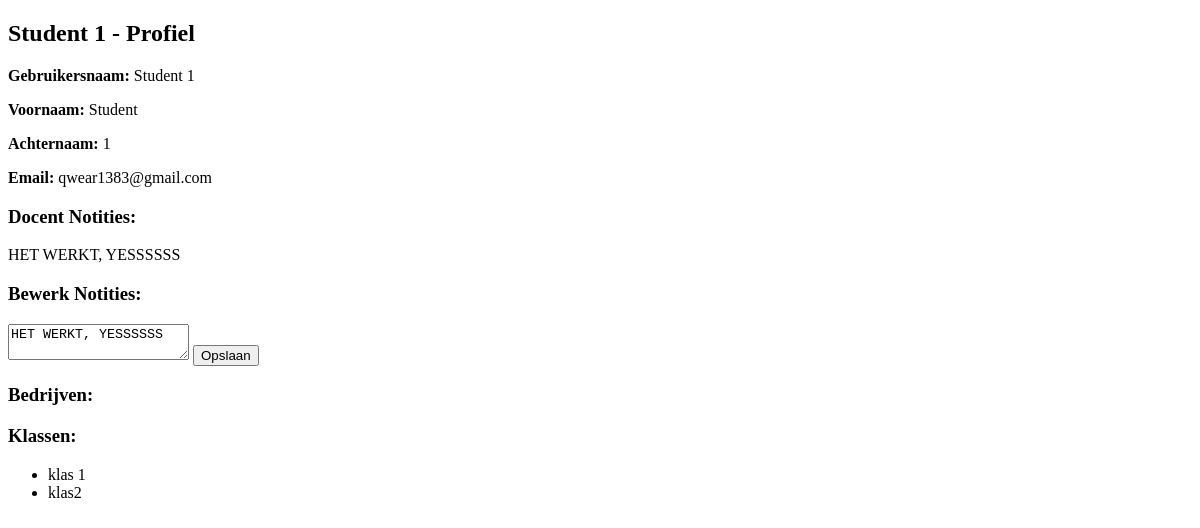
/homepage/student_profile/9/ (signed in), run on an earlier commit of the app's database.
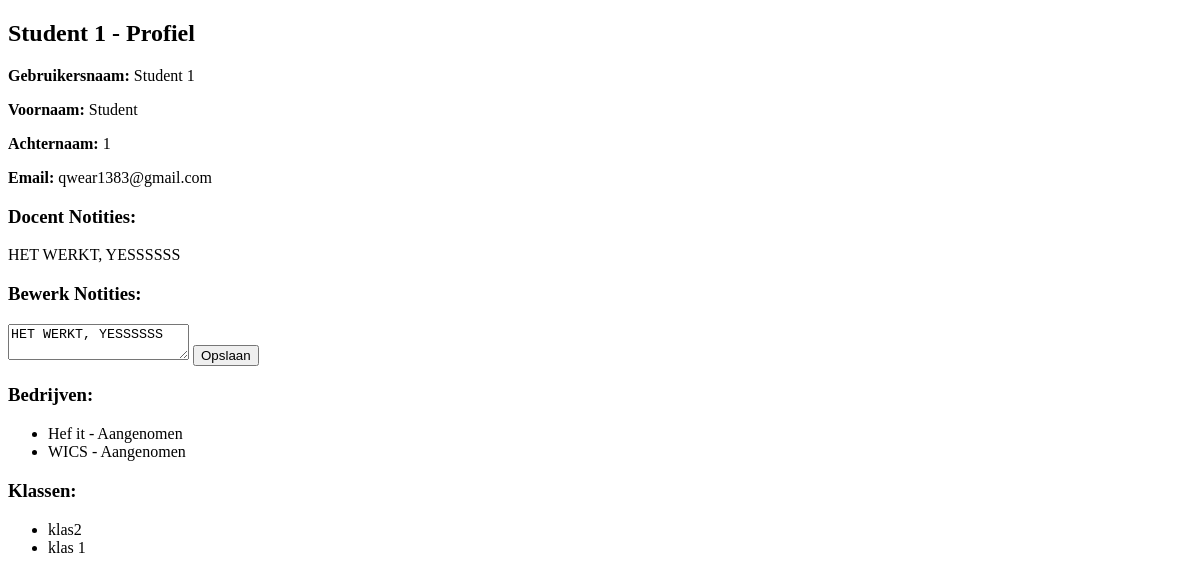
And on a later commit of the database.
### homepage/models.py (models this page shows, shortened)
class Klas(models.Model):
    naam = models.CharField(max_length=100)
    docent = models.ForeignKey(settings.AUTH_USER_MODEL, on_delete=models.CASCADE)
    studenten = models.ManyToManyField(settings.AUTH_USER_MODEL, related_name='klassen', blank=True)
    beschrijving = models.TextField(blank=True)

class Company(models.Model):
    name = models.CharField(max_length=255)
    email = models.EmailField()
    website = models.URLField()
    status_choices = [
        ('Afgewezen', 'Afgewezen'),
        ('Wachtend', 'Wachtend'),
        ('Aangenomen', 'Aangenomen'),
    ]
    status = models.CharField(max_length=20, choices=status_choices)
    added_by = models.ForeignKey(settings.AUTH_USER_MODEL, on_delete=models.CASCADE, null=True)
    notes = models.TextField(blank=True)

### homepage/views.py (the view)
# urls.py: path('student_profile/<int:student_id>/', views.student_profile, name='student_profile'),
def student_profile(request, student_id):
    student = get_object_or_404(User, id=student_id, groups__name='Studenten_Groep')
    companies = Company.objects.filter(added_by=student)
    if request.method == 'POST':
        if request.user.role == "Docent":
            student.notes = request.POST.get('notes', '')
            student.save()
    return render(request, 'homepage/student_profile.html', {
        'student': student,
        'companies': companies,
                                                             })

### homepage/templates/homepage/student_profile.html (shortened to what this page needs)
<!DOCTYPE html>
<html lang="en">
<head>
</head>
<body>
    <h2>{{ student.username }} - Profiel</h2>
    <p> <strong> Gebruikersnaam: </strong> {{ student.first_name }} {{ student.last_name }}</p>
    <p> <strong> Voornaam: </strong> {{ student.first_name }}</p>
    <p> <strong> Achternaam: </strong> {{ student.last_name }}</p>
    <p> <strong> Email: </strong> {{ student.email }}</p>
    <h3>Docent Notities:</h3>
    <p>{{ student.notes }}</p>
    {% if user.role == "Docent" %}
        <h3>Bewerk Notities:</h3>
        <form method="post" action="{% url 'student_profile' student.id %}">
            <textarea name="notes">{{ student.notes }}</textarea>
            <button type="submit">Opslaan</button>
        </form>
        <h3>Bedrijven:</h3>
        <ul>
            {% for company in companies %}
            <li>{{ company.name }} - {{company.status}}</li>
            {% endfor %}
        </ul>
    {% endif %}
    <h3>Klassen:</h3>
    <ul>
        {% for klas in student.klassen.all %}
            <li>{{ klas.naam }}</li>
        {% endfor %}
    </ul>
</body>
</html>

What changed in the data, as far as the page shows it:
added Company: name "Hef it", status "Aangenomen"
added Company: name "WICS", status "Aangenomen"
shown differently, row unchanged: Klas "klas2": moves up the list
